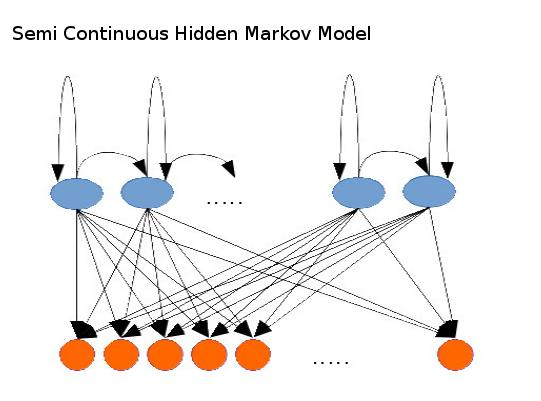
#> input picture bildwortabfragen/SCHMM.jpg, 541 x 401 px
$ python skewtest.py   (Python 2 division)   (older library calls are emulated)
#> lines starting #> are read from the running program, lines starting #| are printed output that depends on the picture; after the words box and inside, x2 and y2 are one past the last pixel; in counts of white or black regions, pixels touching at a corner belong together
'''
Created on Apr 15, 2014

@author: phoenix
'''
import cv2,math
import numpy as np


imagepath=raw_input("give image path")
#> the answer given: ../../bildwortabfragen/SCHMM.jpg
vorher=cv2.imread(imagepath,cv2.CV_LOAD_IMAGE_GRAYSCALE)
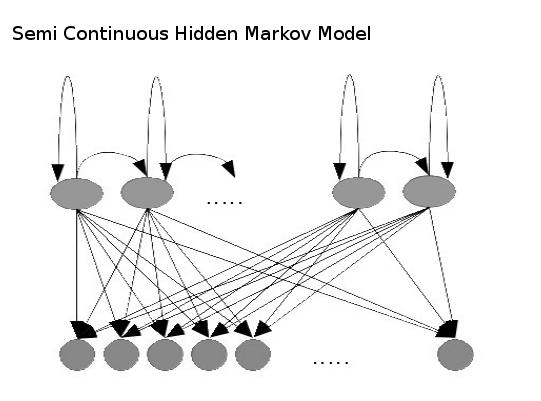
#> vorher: shape (401, 541); min 0, max 255, mean 238.9
xroma=cv2.imread(imagepath,cv2.CV_LOAD_IMAGE_COLOR)
#> xroma is the input picture: shape (401, 541, 3); mean B, G, R 237.3, 238.3, 240.6


#Elina 's way
#the skew seems correct but the line detection does not


ret2,otzu = cv2.threshold(vorher,0,255,cv2.THRESH_BINARY+cv2.THRESH_OTSU)
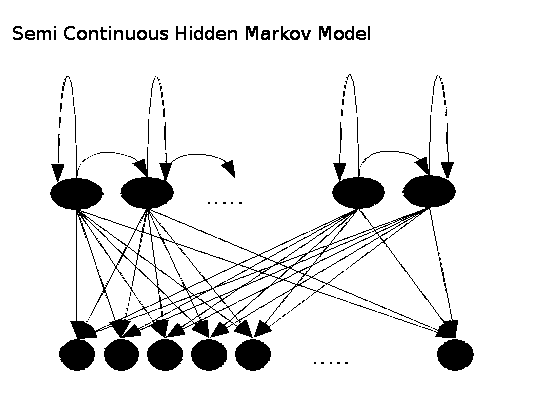
#> otzu: shape (401, 541); 90.4% white; 148 black regions (91 under 20 px), largest, box (x1, y1, x2, y2) and area: (50, 115, 458, 371) 13181, (437, 339, 474, 371) 898, (191, 339, 227, 371) 892
#> ret2 = 178

Height,Width =vorher.shape
#> Height = 401; Width = 541
print 'Width',Width,'Heigth',Height
#| Width 541 Heigth 401


#get the lowest black Elements for each col
#Black pixel coordinates
x=[]
y=[]


for col in xrange(0,Width):

    for row in reversed(range(0,Height)):
        #get black pixels
        if otzu[row][col]==0:
            y.append(row)
            x.append(col)
            #color these pixels red
            xroma[row][col][0]=0
            xroma[row][col][1]=0
            xroma[row][col][2]=255
            break
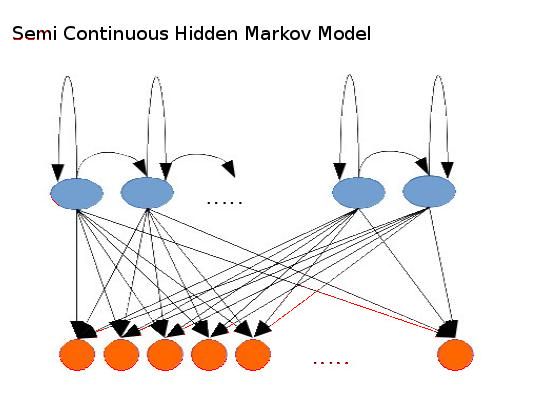
#> xroma: shape (401, 541, 3); 0.21% of pixels changed, all inside (x1, y1, x2, y2) = (13, 31, 474, 371)
#> after the loop, x = 457 values from 13 to 473


cv2.imshow('Colored dots',xroma)
print ('Black pixels are:')
for i in xrange(0,len(x)):
    print 'row',x[i],'col',y[i]

#least squares is the same as poly fit 1
a,b=np.polyfit(x, y, 1)
#> a = 0.227; b = 262.1

xn=np.array(x)
#> xn = 457 values from 13 to 473
yn=np.array(y)
A = np.vstack([x, np.ones(len(x))]).T
m, c = np.linalg.lstsq(A, y)[0]
#> m = 0.227; c = 262.1
print m, c


print 'a',a,'b',int(b) #b seems to be the upper main body line

rads=math.atan(a)
#> rads = 0.223
degs=rads*180/math.pi
#> degs = 12.8

print "angle in degrees",degs


#rotated Image


center=(Height/2,Width/2)
#> center = (200, 270)


#> (the run stopped early here; a loop or call above may not have finished)
